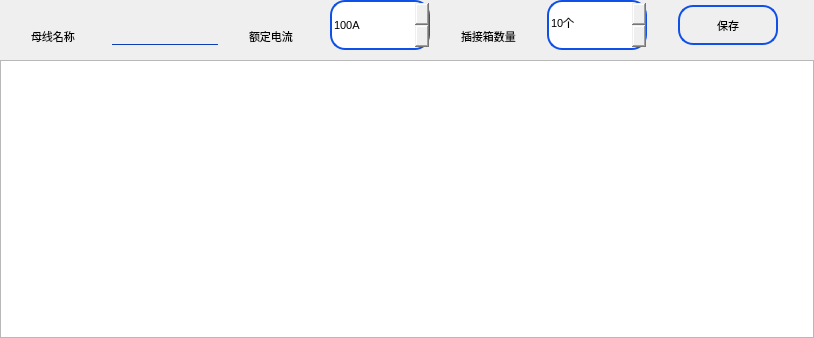
<?xml version="1.0" encoding="UTF-8"?>
<ui version="4.0">
 <class>SetNamesWid</class>
 <widget class="QWidget" name="SetNamesWid">
  <property name="geometry">
   <rect>
    <x>0</x>
    <y>0</y>
    <width>814</width>
    <height>338</height>
   </rect>
  </property>
  <property name="font">
   <font>
    <family>Ubuntu</family>
    <pointsize>8</pointsize>
    <italic>false</italic>
    <bold>false</bold>
   </font>
  </property>
  <property name="windowTitle">
   <string>Form</string>
  </property>
  <property name="styleSheet">
   <string notr="true">font: 8pt &quot;Ubuntu&quot;;</string>
  </property>
  <layout class="QVBoxLayout" name="verticalLayout">
   <property name="spacing">
    <number>0</number>
   </property>
   <property name="leftMargin">
    <number>0</number>
   </property>
   <property name="topMargin">
    <number>0</number>
   </property>
   <property name="rightMargin">
    <number>0</number>
   </property>
   <property name="bottomMargin">
    <number>0</number>
   </property>
   <item>
    <layout class="QHBoxLayout" name="horizontalLayout">
     <property name="spacing">
      <number>0</number>
     </property>
     <property name="bottomMargin">
      <number>10</number>
     </property>
     <item>
      <widget class="QLabel" name="label">
       <property name="sizePolicy">
        <sizepolicy hsizetype="Fixed" vsizetype="Fixed">
         <horstretch>0</horstretch>
         <verstretch>0</verstretch>
        </sizepolicy>
       </property>
       <property name="minimumSize">
        <size>
         <width>50</width>
         <height>40</height>
        </size>
       </property>
       <property name="font">
        <font>
         <family>Ubuntu</family>
         <pointsize>8</pointsize>
         <italic>false</italic>
         <bold>false</bold>
        </font>
       </property>
       <property name="styleSheet">
        <string notr="true">border:none;</string>
       </property>
       <property name="text">
        <string>母线名称</string>
       </property>
       <property name="alignment">
        <set>Qt::AlignBottom|Qt::AlignLeading|Qt::AlignLeft</set>
       </property>
      </widget>
     </item>
     <item>
      <widget class="QLineEdit" name="nameEdit">
       <property name="sizePolicy">
        <sizepolicy hsizetype="Fixed" vsizetype="Fixed">
         <horstretch>0</horstretch>
         <verstretch>0</verstretch>
        </sizepolicy>
       </property>
       <property name="minimumSize">
        <size>
         <width>50</width>
         <height>40</height>
        </size>
       </property>
       <property name="styleSheet">
        <string notr="true">QLineEdit{
	border-left:none;
	border-right:none;
	border-top: none;
	border-bottom:1px solid rgb(12,62,180);
	background-color: transparent;
}</string>
       </property>
       <property name="alignment">
        <set>Qt::AlignBottom|Qt::AlignLeading|Qt::AlignLeft</set>
       </property>
      </widget>
     </item>
     <item>
      <widget class="QLabel" name="label_2">
       <property name="sizePolicy">
        <sizepolicy hsizetype="Fixed" vsizetype="Fixed">
         <horstretch>0</horstretch>
         <verstretch>0</verstretch>
        </sizepolicy>
       </property>
       <property name="minimumSize">
        <size>
         <width>50</width>
         <height>40</height>
        </size>
       </property>
       <property name="styleSheet">
        <string notr="true">border:none;</string>
       </property>
       <property name="text">
        <string>额定电流</string>
       </property>
       <property name="alignment">
        <set>Qt::AlignBottom|Qt::AlignLeading|Qt::AlignLeft</set>
       </property>
      </widget>
     </item>
     <item>
      <widget class="QSpinBox" name="rateCurSpin">
       <property name="sizePolicy">
        <sizepolicy hsizetype="Fixed" vsizetype="Fixed">
         <horstretch>0</horstretch>
         <verstretch>0</verstretch>
        </sizepolicy>
       </property>
       <property name="minimumSize">
        <size>
         <width>60</width>
         <height>50</height>
        </size>
       </property>
       <property name="maximumSize">
        <size>
         <width>100</width>
         <height>50</height>
        </size>
       </property>
       <property name="styleSheet">
        <string notr="true">QSpinBox::up-button
{
	width: 35px;
	height: 25px;
	border-left-width:1px;
	border-left-color:darkgray;
	border-left-style:solid;
	border-top-right-radius:3px;
	image: url(:/new/prefix1/image/up.png);
	font-size:7px;
}

QSpinBox::down-button
{
	width: 35px;
	height: 25px;
	border-left-width:1px;
	border-left-color:darkgray;
	border-left-style:solid;	
	border-bottom-right-radius:3px;
	image: url(:/new/prefix1/image/down.png);
}
QSpinBox{
border:2px solid rgb(15,80,232);
border-radius:15px
}</string>
       </property>
       <property name="suffix">
        <string>A</string>
       </property>
       <property name="prefix">
        <string/>
       </property>
       <property name="minimum">
        <number>100</number>
       </property>
       <property name="maximum">
        <number>600</number>
       </property>
       <property name="singleStep">
        <number>10</number>
       </property>
      </widget>
     </item>
     <item>
      <widget class="QLabel" name="label_3">
       <property name="sizePolicy">
        <sizepolicy hsizetype="Fixed" vsizetype="Fixed">
         <horstretch>0</horstretch>
         <verstretch>0</verstretch>
        </sizepolicy>
       </property>
       <property name="minimumSize">
        <size>
         <width>50</width>
         <height>40</height>
        </size>
       </property>
       <property name="font">
        <font>
         <family>Ubuntu</family>
         <pointsize>8</pointsize>
         <italic>false</italic>
         <bold>false</bold>
        </font>
       </property>
       <property name="styleSheet">
        <string notr="true">border:none;</string>
       </property>
       <property name="text">
        <string>插接箱数量</string>
       </property>
       <property name="alignment">
        <set>Qt::AlignBottom|Qt::AlignLeading|Qt::AlignLeft</set>
       </property>
      </widget>
     </item>
     <item>
      <widget class="QSpinBox" name="boxNumSpin">
       <property name="sizePolicy">
        <sizepolicy hsizetype="Fixed" vsizetype="Fixed">
         <horstretch>0</horstretch>
         <verstretch>0</verstretch>
        </sizepolicy>
       </property>
       <property name="minimumSize">
        <size>
         <width>60</width>
         <height>50</height>
        </size>
       </property>
       <property name="maximumSize">
        <size>
         <width>100</width>
         <height>50</height>
        </size>
       </property>
       <property name="font">
        <font>
         <family>Ubuntu</family>
         <pointsize>8</pointsize>
         <italic>false</italic>
         <bold>false</bold>
        </font>
       </property>
       <property name="styleSheet">
        <string notr="true">QSpinBox::up-button
{
	width: 35px;
	height: 25px;
	border-left-width:1px;
	border-left-color:darkgray;
	border-left-style:solid;
	border-top-right-radius:3px;
	image: url(:/new/prefix1/image/up.png);
	font-size:7px;
}

QSpinBox::down-button
{
	width: 35px;
	height: 25px;
	border-left-width:1px;
	border-left-color:darkgray;
	border-left-style:solid;	
	border-bottom-right-radius:3px;
	image: url(:/new/prefix1/image/down.png);
}
QSpinBox{
	border:2px solid rgb(15,80,232);
	border-radius:15px;
}</string>
       </property>
       <property name="suffix">
        <string>个</string>
       </property>
       <property name="prefix">
        <string/>
       </property>
       <property name="minimum">
        <number>0</number>
       </property>
       <property name="maximum">
        <number>18</number>
       </property>
       <property name="singleStep">
        <number>1</number>
       </property>
       <property name="value">
        <number>10</number>
       </property>
      </widget>
     </item>
     <item>
      <widget class="QPushButton" name="saveBtn">
       <property name="sizePolicy">
        <sizepolicy hsizetype="Fixed" vsizetype="Fixed">
         <horstretch>0</horstretch>
         <verstretch>0</verstretch>
        </sizepolicy>
       </property>
       <property name="minimumSize">
        <size>
         <width>40</width>
         <height>40</height>
        </size>
       </property>
       <property name="maximumSize">
        <size>
         <width>100</width>
         <height>40</height>
        </size>
       </property>
       <property name="styleSheet">
        <string notr="true">QPushButton{
border:2px solid rgb(15,80,232);
border-radius:15px
}</string>
       </property>
       <property name="text">
        <string>保存</string>
       </property>
      </widget>
     </item>
    </layout>
   </item>
   <item>
    <widget class="QTableWidget" name="tableWidget">
     <property name="font">
      <font>
       <family>Ubuntu</family>
       <pointsize>8</pointsize>
       <italic>false</italic>
       <bold>false</bold>
      </font>
     </property>
    </widget>
   </item>
  </layout>
 </widget>
 <resources/>
 <connections/>
</ui>
